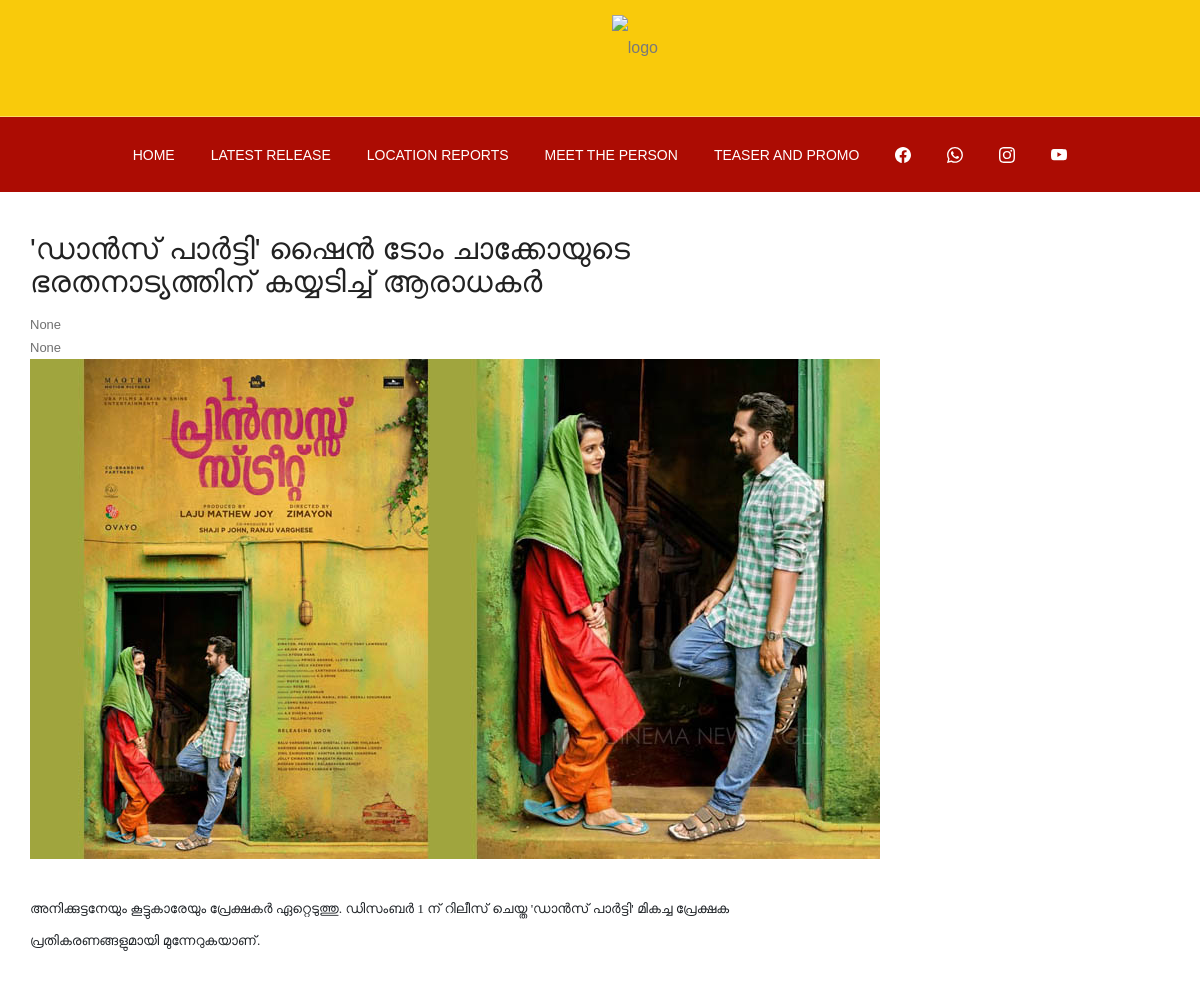
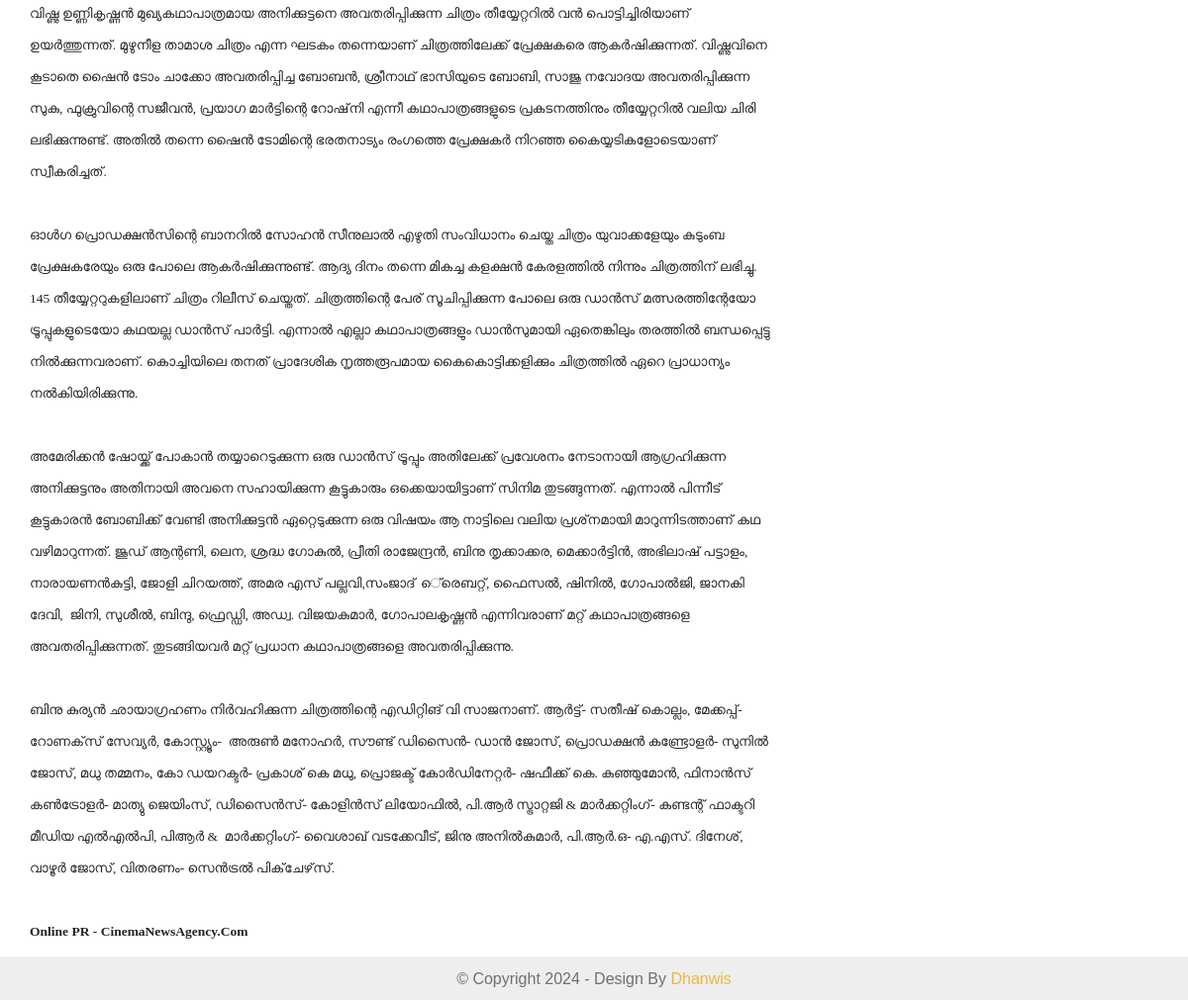
Page /meet/the/person/slug-3/ on the committed database (2 pictures, top to bottom).
### admin_app/models.py (models this page shows, shortened)
class MeetThePerson(models.Model):
    title = models.CharField(max_length=500, null=True, blank=True)
    image = models.ImageField(null=True, blank=True)
    date = models.DateField(null=True, blank=True)
    author = models.CharField(max_length=200, null=True, blank=True)
    text = CKEditor5Field('Text', config_name='extends')
    slug_name = models.CharField(max_length=200, default='slug')
    slug = models.SlugField(unique=True, blank=True)

### user_app/views.py (the view)
# urls.py: path('meet/the/person/<slug:meet_the_person_slug>/', meet_the_person_details, name='meet_the_person_details'),
def meet_the_person_details(request, meet_the_person_slug):
    current_page = 'meet_the_person_details'
    try:
        meet_the_person = MeetThePerson.objects.get(slug=meet_the_person_slug)
    except MeetThePerson.DoesNotExist:
        return redirect('home')
    context = {
        'current_page': current_page,
        'meet_the_person' : meet_the_person
    }
    return render(request, 'user_app/pages/meet_the_person_details.html', context)

### templates/user_app/pages/meet_the_person_details.html (shortened to what this page needs)
{% extends "user_app/components/base.html" %}
{% load static %}
{% block content %}
<link href="{% static 'django_ckeditor_5/dist/styles.css' %}" type="text/css" media="all" rel="stylesheet">
<div class="ne_ts_main_section_wrapper">
    <div class="container">
        <div class="row">
            <div class="col-md-8" style="background-color: #fff; margin-top: 10px; margin-bottom: 10px;">
                <h2 class="text-title mt-2 mb-2" style="margin-bottom: 15px;">
                    {{meet_the_person.title}}
                </h2>
                <p style="font-size: 13px;">{{meet_the_person.date}}</p>
                <p style="font-size: 13px;">{{meet_the_person.author}}</p>
                <div class="ck ck-content">
                    {{ meet_the_person.text|safe}}
                </div>
            </div>
            <div class="col-md-4 empty-col">
            </div>
        </div>
    </div>
</div>
{% endblock content %}

### static/user_app/css/mine.css (style rules this page uses)
.text-title { text-align: left; }

### templates/user_app/pages/meet_the_person_details.html (style rules this page uses)
.empty-col { width: 100%; }

### rows in the picture
MeetThePerson: title "'ഡാന്‍സ് പാര്‍ട്ടി' ഷൈന്‍ ടോം ചാക്കോയുടെ ഭരതനാട്യത്തിന് കയ്യടിച്ച് ആരാധകര്‍", date "None", author "None", text (picture), text "അനിക്കുട്ടനേയും കൂട്ടുകാരേയും പ്രേക്ഷകര്‍ ഏറ്റെടുത്തു. ഡിസംബര്‍ 1 ന് റിലീസ് ചെയ്ത 'ഡാന്‍സ് പാര്‍ട്ടി' മികച്ച പ്രേക്ഷക പ്രതികരണങ്ങളുമായി മുന്നേറുകയാണ്. വിഷ്ണു ഉണ്ണികൃഷ്ണന്‍ മുഖ്യകഥാപാത്രമായ അനിക്കുട്ടനെ അവതരിപ്പിക്കുന്ന ചിത്രം തീയ്യേറ്ററില്‍ വന്‍ പൊട്ടിച്ചിരിയാണ് ഉയര്‍ത്തുന്നത്. മുഴുനീള താമാശ ചിത്രം എന്ന ഘടകം തന്നെയാണ് ചിത്രത്തിലേക്ക് പ്രേക്ഷകരെ ആകര്‍ഷിക്കുന്നത്. വിഷ്ണുവിനെ കൂടാതെ ഷൈന്‍ ടോം ചാക്കോ അവതരിപ്പിച്ച ബോബന്‍, ശ്രീനാഥ് ഭാസിയുടെ ബോബി, സാജു നവോദയ അവതരിപ്പിക്കുന്ന സുകു, ഫുക്രുവിന്റെ സജീവന്‍, പ്രയാഗ മാര്‍ട്ടിന്റെ റോഷ്‌നി എന്നീ കഥാപാത്രങ്ങളുടെ പ്രകടനത്തിനും തീയ്യേറ്ററില്‍ വലിയ ചിരി ലഭിക്കുന്നുണ്ട്. അതില്‍ തന്നെ ഷൈന്‍ ടോമിന്റെ ഭരതനാട്യം രംഗത്തെ പ്രേക്ഷകര്‍ നിറഞ്ഞ കൈയ്യടികളോടെയാണ്…"
